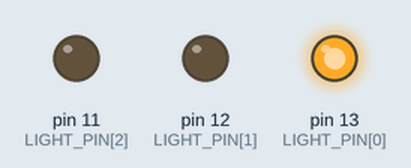
Simulated run of this sketch. Board: Arduino Uno, built with avr-gcc and run on an emulated ATmega328P. Parts: output pins drawn as LEDs (lit = HIGH). Random numbers use the default seed unless the sketch sets one.

Above: at 0.15 s.
At 11.15 s:
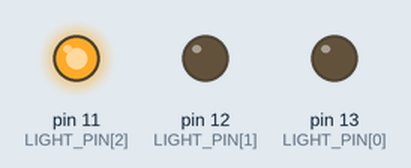
At 22.45 s:
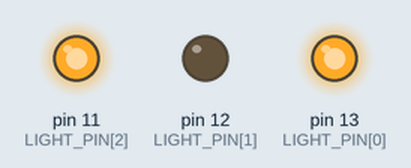
At 38.65 s:
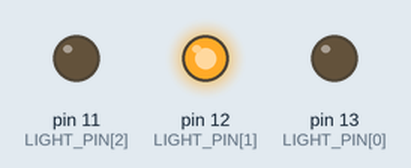
At 39.1 s:
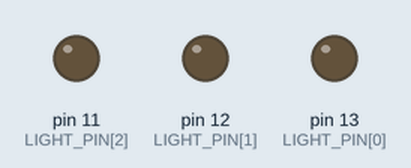
Timing chart, 0 to 40.0 s (numbered marks = the images above):
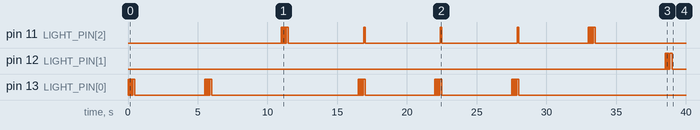

The sketch:

lightning2015.ino
```cpp
/* File:    lightning2015.ino
 * By:      Jean René Clemenceau
 * Created: 10/21/2015
 * Controls lightning for storm cloud costume
*/

//LIGHT SETTING CONSTANTS
const int LIGHT_NUMBER = 3;   //Number of different light strips
const int PATH_NUMBER = 7;    //Number of different lightning paths
int LIGHT_PIN[] = {13,12,11}; //Array of pins where light strips are
int LIGHTNING_PATHS[7][3]={   //Array describing paths (referencing LIgHT_PIN order)
  {0,0},
  {1,1},
  {2,2},
  {0,1},
  {0,2},
  {0,1},
  {0,2}
};


//TIMING CONSTANTS
const int PRESHOOT_DELAY = 35;    //Blinking interval during lightning pre-shot ( High and Low)
const int SHOOT_DELAY = 50;       //Time first segment of lighning path is ON
const int SHOOT_FINAL = 100;      //Time second segment of lighning path is ON
const int MIN_INTERVAL = 5000;    //Minimum time between lightning shoots
const int MAX_INTERVAL = 60000;   //Maximum time between lightning shoots


void setup() {
  //Initialize pins
  for(int i=0; i<LIGHT_NUMBER; i++){
    pinMode(LIGHT_PIN[i], OUTPUT);
  }
}

void loop() {
  //Select and deploy random path
  int new_path = random(0,PATH_NUMBER);
  deploy(new_path);


  //Set Random delay for next lightning
  int next_lightning = random(MIN_INTERVAL, MAX_INTERVAL);
  delay(next_lightning);
}

//Activates lightning
void deploy(int path_num){
  int pin_one = LIGHT_PIN[ LIGHTNING_PATHS[path_num][0] ];
  int pin_two = LIGHT_PIN[ LIGHTNING_PATHS[path_num][1] ];

  //Set number of strobe blinks
  int timer = 200 / PRESHOOT_DELAY;

  //pre-shoot pin one (strobe effect)
  for(int i=0; i<timer; i++){
    digitalWrite(pin_one,HIGH);
    delay(PRESHOOT_DELAY);
    digitalWrite(pin_one,LOW);
    delay(PRESHOOT_DELAY);
  }

  //SHOOT pin one
  digitalWrite(pin_one, HIGH);
  delay(SHOOT_DELAY);

  //Shoot pin two
  digitalWrite(pin_two, HIGH);
  delay(SHOOT_FINAL);

  //End Lightning
  digitalWrite(pin_one,LOW);
  digitalWrite(pin_two,LOW);

  return;
}
```

Measured:
- by itself, pin 12 (LIGHT_PIN[1]): goes 5 × (HIGH 0.04 s, LOW 0.04 s), HIGH 0.15 s, then LOW
- by itself, pin 11 (LIGHT_PIN[2]): goes 5 × (HIGH 0.04 s, LOW 0.04 s), HIGH 0.15 s, 3 × (LOW 5.4 s, HIGH 0.10 s), LOW 5.0 s, 5 × (HIGH 0.04 s, LOW 0.04 s), HIGH 0.15 s, then LOW
